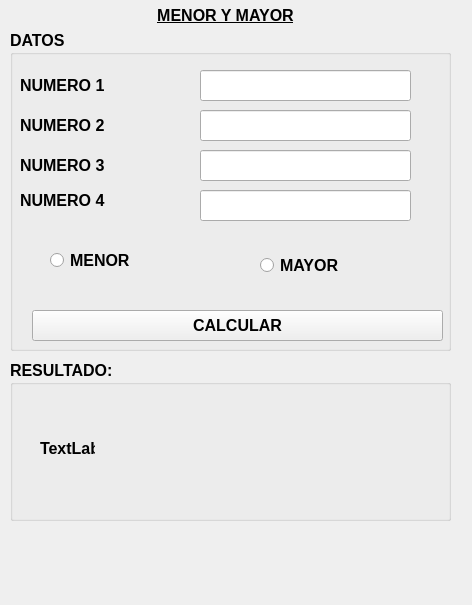
<?xml version="1.0" encoding="UTF-8"?>
<ui version="4.0">
 <class>MainWindow</class>
 <widget class="QMainWindow" name="MainWindow">
  <property name="geometry">
   <rect>
    <x>0</x>
    <y>0</y>
    <width>472</width>
    <height>605</height>
   </rect>
  </property>
  <property name="windowTitle">
   <string>MainWindow</string>
  </property>
  <widget class="QWidget" name="centralwidget">
   <widget class="QGroupBox" name="groupBox">
    <property name="geometry">
     <rect>
      <x>10</x>
      <y>30</y>
      <width>441</width>
      <height>321</height>
     </rect>
    </property>
    <property name="font">
     <font>
      <pointsize>12</pointsize>
      <weight>75</weight>
      <bold>true</bold>
     </font>
    </property>
    <property name="title">
     <string>DATOS</string>
    </property>
    <widget class="QLabel" name="label_2">
     <property name="geometry">
      <rect>
       <x>10</x>
       <y>40</y>
       <width>131</width>
       <height>31</height>
      </rect>
     </property>
     <property name="text">
      <string>NUMERO 1</string>
     </property>
    </widget>
    <widget class="QLabel" name="label_3">
     <property name="geometry">
      <rect>
       <x>10</x>
       <y>80</y>
       <width>131</width>
       <height>31</height>
      </rect>
     </property>
     <property name="text">
      <string>NUMERO 2</string>
     </property>
    </widget>
    <widget class="QLabel" name="label_4">
     <property name="geometry">
      <rect>
       <x>10</x>
       <y>120</y>
       <width>141</width>
       <height>31</height>
      </rect>
     </property>
     <property name="text">
      <string>NUMERO 3</string>
     </property>
    </widget>
    <widget class="QLabel" name="label_5">
     <property name="geometry">
      <rect>
       <x>10</x>
       <y>160</y>
       <width>131</width>
       <height>21</height>
      </rect>
     </property>
     <property name="text">
      <string>NUMERO 4</string>
     </property>
    </widget>
    <widget class="QRadioButton" name="RBMENOR">
     <property name="geometry">
      <rect>
       <x>40</x>
       <y>220</y>
       <width>111</width>
       <height>21</height>
      </rect>
     </property>
     <property name="text">
      <string>MENOR</string>
     </property>
    </widget>
    <widget class="QRadioButton" name="RBMAYOR">
     <property name="geometry">
      <rect>
       <x>250</x>
       <y>220</y>
       <width>161</width>
       <height>31</height>
      </rect>
     </property>
     <property name="text">
      <string>MAYOR</string>
     </property>
    </widget>
    <widget class="QPushButton" name="BTNCALCULAR">
     <property name="geometry">
      <rect>
       <x>22</x>
       <y>280</y>
       <width>411</width>
       <height>31</height>
      </rect>
     </property>
     <property name="text">
      <string>CALCULAR</string>
     </property>
    </widget>
    <widget class="QLineEdit" name="TXTNRO1">
     <property name="geometry">
      <rect>
       <x>190</x>
       <y>40</y>
       <width>211</width>
       <height>31</height>
      </rect>
     </property>
    </widget>
    <widget class="QLineEdit" name="TXTNRO2">
     <property name="geometry">
      <rect>
       <x>190</x>
       <y>80</y>
       <width>211</width>
       <height>31</height>
      </rect>
     </property>
    </widget>
    <widget class="QLineEdit" name="TXTNRO3">
     <property name="geometry">
      <rect>
       <x>190</x>
       <y>120</y>
       <width>211</width>
       <height>31</height>
      </rect>
     </property>
    </widget>
    <widget class="QLineEdit" name="TXTNRO4">
     <property name="geometry">
      <rect>
       <x>190</x>
       <y>160</y>
       <width>211</width>
       <height>31</height>
      </rect>
     </property>
    </widget>
   </widget>
   <widget class="QGroupBox" name="groupBox_2">
    <property name="geometry">
     <rect>
      <x>10</x>
      <y>360</y>
      <width>441</width>
      <height>161</height>
     </rect>
    </property>
    <property name="font">
     <font>
      <pointsize>12</pointsize>
      <weight>75</weight>
      <bold>true</bold>
     </font>
    </property>
    <property name="title">
     <string>RESULTADO:</string>
    </property>
    <widget class="QLabel" name="LBLRESULTADO">
     <property name="geometry">
      <rect>
       <x>30</x>
       <y>80</y>
       <width>55</width>
       <height>16</height>
      </rect>
     </property>
     <property name="text">
      <string>TextLabel</string>
     </property>
    </widget>
   </widget>
   <widget class="QLabel" name="label">
    <property name="geometry">
     <rect>
      <x>70</x>
      <y>0</y>
      <width>311</width>
      <height>31</height>
     </rect>
    </property>
    <property name="font">
     <font>
      <pointsize>12</pointsize>
      <weight>75</weight>
      <bold>true</bold>
      <underline>true</underline>
     </font>
    </property>
    <property name="text">
     <string>MENOR Y MAYOR</string>
    </property>
    <property name="alignment">
     <set>Qt::AlignCenter</set>
    </property>
   </widget>
  </widget>
 </widget>
 <resources/>
 <connections/>
</ui>
